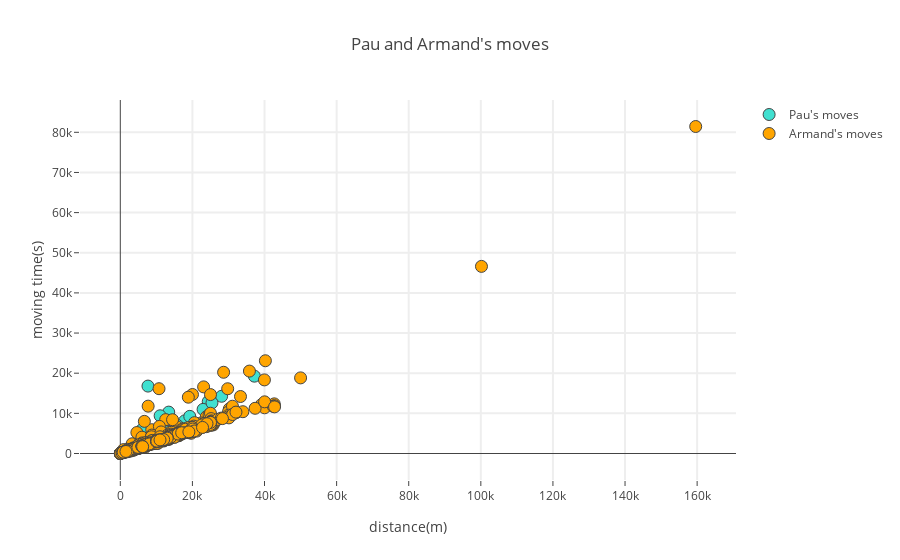

Here is the notebook cell this chart was saved with:
### Code cell
cf.go_offline()
trace_p = go.Scatter(
    x=moves['distance'][moves.athlete == 'P'],
    y=moves['moving_time'][moves.athlete == 'P'],
    mode='markers',
    marker=dict(size=12,
                line=dict(width=1),
                color='turquoise'
               ),
    name="Pau's moves"
    )
trace_a = go.Scatter(
    x=moves['distance'][moves.athlete == 'A'],
    y=moves['moving_time'][moves.athlete == 'A'],
    mode='markers',
    marker=dict(size=12,
                line=dict(width=1),
                color='orange'
               ),
    name="Armand's moves",
    )
data_comp = [trace_p, trace_a]

layout_comp = go.Layout(
    title="Pau and Armand's moves",
    hovermode='closest',
    xaxis=dict(
        title='distance(m)',
        ticklen=5,
        gridwidth=2,
    ),
    yaxis=dict(
        title='moving time(s)',
        ticklen=5,
        gridwidth=2,
    ),
)
fig_comp = go.Figure(data=data_comp, layout=layout_comp)
fig_comp.iplot(filename='ap3')

### Figure 1 — Plotly figure (JSON) as saved in the notebook; plotly's stock layout.template omitted (floating-point values rounded to 4 significant figures; data arrays with more than 128 entries replaced by an {"elided": "..."} marker saying what was removed)
{"data": [{"marker": {"color": "turquoise", "line": {"width": 1}, "size": 12}, "mode": "markers", "name": "Pau's moves", "type": "scatter", "uid": "cf3de11d-8458-4076-8f1c-1ce48cc1512e", "x": {"elided": "144 int values"}, "y": {"elided": "144 float values"}}, {"marker": {"color": "orange", "line": {"width": 1}, "size": 12}, "mode": "markers", "name": "Armand's moves", "type": "scatter", "uid": "bf363299-d9f8-4fc8-858f-5dd7c292f201", "x": {"elided": "676 int values"}, "y": {"elided": "676 float values"}}], "layout": {"hovermode": "closest", "title": {"text": "Pau and Armand's moves"}, "xaxis": {"gridwidth": 2, "ticklen": 5, "title": {"text": "distance(m)"}}, "yaxis": {"gridwidth": 2, "ticklen": 5, "title": {"text": "moving time(s)"}}}}
